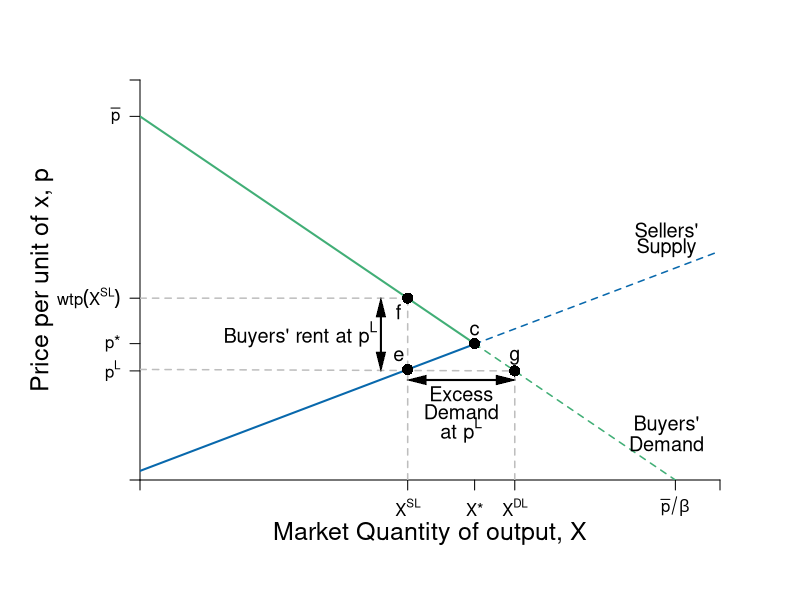

The R script that drew this image:
require(shape)
pdf(file = "competitionmarkets/demand_supply_excess_D.pdf", width = 9, height = 7)

#Set parameters for graphics
axislabelsize <- 1.5
labelsize <- 1.2
graphlinewidth <- 2
segmentlinewidth <- 1.5

COL <- c("#7fc97f", "#beaed4", "#fdc086", "#ffff99", "#386cb0", "#f0027f", "#bf5b17", "#666666")
COLA <- c("#e0f3db", "#99d8c9","#66c2a4","#41ae76", "#238b45", "#005824")
COLB <- c("#c6dbef", "#4eb3d3", "#2b8cbe", "#0868ac","#084081")
COLC <- c("#fcfbfd", "#efedf5", "#dadaeb", "#bcbddc", "#9e9ac8", "#807dba", "#6a51a3", "#54278f", "#3f007d")

par(mar =  c(6, 7, 4, 4))

Demand <- function(x, rmax = 20, xmax = 12, n = 10) {
  rmax - (rmax/(n*xmax))*x
}

mrsA <- function(x, rmax = 20, xmax = 10) {
  rmax - (rmax/xmax)*x
}

uA <- function(x, y, rmax = 20, xmax = 10) {
  y + rmax*x - (1/2)(rmax/xmax)*x^2
}


#Supply <- function(x, c1 = 0, c2 = 0.05){
#  c1 + 2*c2*x
#}

# New Supply
Supply <- function(x, c1 = 0.5, c2 = 0.0465){
  c1 + 2*c2*x
}

xlims <- c(0, 130)
ylims <- c(0, 22)

npts <- 501 
x <- seq(xlims[1], xlims[2], length.out = npts)
y <- seq(ylims[1], ylims[2], length.out = npts) 
a <- c(46.08, 55, 64)
b <- c(46.08, 55, 64)

plot(0, 0, xlim = xlims, ylim = ylims, type = "n",
     xlab = expression(paste("")),
     ylab = expression(paste("")), 
     xaxt = "n", 
     yaxt = "n", 
     cex.lab = axislabelsize, 
     bty = "n",
     xaxs="i", 
     yaxs="i")

# ticksy <- seq(from = 0, to = ylims[2], by = 2)
# ylabels <- seq(from = 0, to = ylims[2], by = 2)
# ticksx <- seq(from = 0, to = xlims[2], by = 2)
# xlabels <- seq(from = 0, to = xlims[2], by = 2)
ticksy <- c(0, 6, 7.5, Demand(x = 60), 20, ylims[2])
ylabels <- c(NA, expression(paste(p^L)), expression(paste(p,"*")), expression(paste(wtp(X^{SL}))), expression(paste(bar(p))), NA)
ticksx <- c(0,  60, 75, 84, 120, xlims[2])
xlabels <- c(NA, expression(paste(X^{SL})), expression(paste(X,"*")), expression(paste(X^{DL})), expression(paste(bar(p)/beta)), NA)

axis(1, at = ticksx, pos = 0, labels = xlabels)
axis(2, at = ticksy, pos = 0, labels = ylabels, las = 1)

npts <- 500 
xx1 <- seq(xlims[1], 75, length.out = npts)
xx2 <- seq(75, xlims[2], length.out = npts)

#Lines for mrs graph
lines(xx1, Demand(xx1), col = COLA[4], lwd = graphlinewidth)
lines(xx2, Demand(xx2), col = COLA[4], lty = 2, lwd = segmentlinewidth)
lines(xx1, Supply(xx1), col = COLB[4], lwd = graphlinewidth)
lines(xx2, Supply(xx2), col = COLB[4], lty = 2, lwd = segmentlinewidth)

#Label axes
mtext(expression(paste("Market Quantity of output, ", X)), side=1, line = 2.5, cex = axislabelsize)
text(-22, 0.5*ylims[2], expression(paste("Price per unit of x, ", p)), xpd = TRUE, cex = axislabelsize, srt = 90) 


# segments(0, 7.5, 75, 7.5, lty = 2, "gray" , lwd = segmentlinewidth)
# segments(75, 0, 75, 7.5, lty = 2, col = "gray" , lwd = segmentlinewidth)
points(75, 7.5, pch = 16, col = "black", cex = 1.5)
text(75, 8.25, expression(c), cex = labelsize)

segments(0, Supply(x = 60), 84, Demand(x = 84), lty = 2, "gray" , lwd = segmentlinewidth)
segments(60, 0, 60, Demand(x = 60), lty = 2, col = "gray" , lwd = segmentlinewidth)
segments(0, Demand(x = 60), 60, Demand(x = 60), lty = 2, col = "gray" , lwd = segmentlinewidth)
segments(84, 0, 84, Demand(x = 84), lty = 2, col = "gray" , lwd = segmentlinewidth)
points(60, Supply(x = 60), pch = 16, col = "black", cex = 1.5)
points(84, Demand(x = 84), pch = 16, col = "black", cex = 1.5)
points(60, Demand(x = 60), pch = 16, col = "black", cex = 1.5)
text(84, Demand(x = 84) + 0.75, expression(g), cex = labelsize)
text(60 - 2, Supply(x = 60) + 0.75, expression(e), cex = labelsize)
text(60 - 2, Demand(x = 60) - 0.75, expression(f), cex = labelsize)

Arrows(54, 6.5, 54, 9.5, col = "black", lty = 1, code = 3, lwd = 2, arr.type = "triangle", arr.lwd = 0.5)
text(36, 8, expression(paste("Buyers' rent at ", p^L)), cex = labelsize)


# 
# points(50, 10, pch = 16, col = "black", cex = 1.5)
# text(52, 10.5, expression(M))

#segments(4.11765, 6.17647, 5.88, 8.88, lty = 1, col = COL[2] , lwd = graphlinewidth)
text(118, 13.75, expression("Sellers'"), cex = labelsize)
text(118, 12.75, expression("Supply"), cex = labelsize)
#text(7.3, 2.5, expression("Curve"))

# Arrows(56, 11.5, 108, 11.5, col = "black", lty = 1, code = 3, lwd = 2, arr.type = "triangle", arr.lwd = 0.5)
# text(80, 12.5, expression(paste("Excess Supply at ", p^H)), cex = labelsize)

Arrows(62, 5.5, 82, 5.5, col = "black", lty = 1, code = 3, lwd = 2, arr.type = "triangle", arr.lwd = 0.5)
text(72, 4.75, expression(paste("Excess")), cex = labelsize)
text(72, 3.75, expression(paste("Demand")), cex = labelsize)
text(72, 2.75, expression(paste("at ", p^L)), cex = labelsize)


#Label Demand
text(118, 3, expression(paste("Buyers'")), cex = labelsize)
text(118, 2, expression(paste("Demand")), cex = labelsize)

#doesn't seem to be giving me a new pdf 
dev.off()
